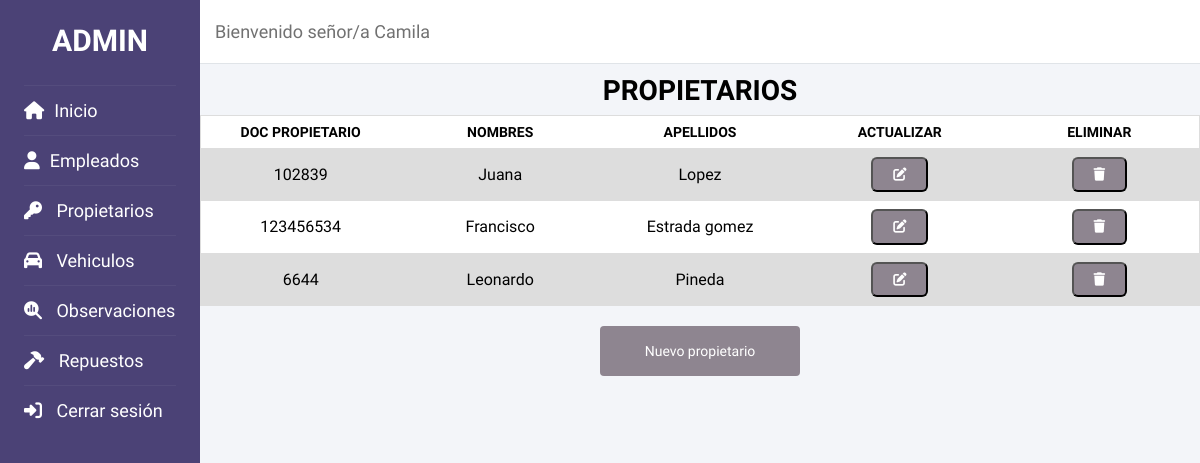
The app's page /codigo/neg_dat_consultar_propietarios.php (signed in) with its own data.
### tables this page shows
create table propietarios (
    id_propietario int (20) primary key not null auto_increment,
    doc_propietario int (10) not null,
    nombres text (50) not null,
    apellidos text (50) not null
);

### codigo/neg_dat_consultar_propietarios.php (the view, shortened to what this page needs)
<!DOCTYPE html>
<html lang="es">
<head>
    <link rel="stylesheet" href="css/Style_consultas.css">
</head>
<body>
<?php include('header_administrador.php');?>
    <main class="container-table">
    <?php class Propietarios
    {
        public function consultar ()
        {
        include ("conexion.php");
        echo "<table class='table'>";
        $sql = "SELECT * FROM propietarios";
	    if(!$result = $db->query($sql)):
		    die('Hay un error primera consulta!!! ['.$db->error.']');
        endif;
        echo "<caption>Propietarios</caption>";
        echo "<tbody>";
            echo "<tr class='table-header'>";
                echo "<th>Doc propietario</th>";
                echo "<th>Nombres</th>";
                echo "<th>Apellidos</th>";
                echo "<th>Actualizar</th>";
                echo "<th>Eliminar</th>";
            echo "</tr>";
        while ($row=$result->fetch_assoc()):
            $doc_propietario=stripslashes($row["doc_propietario"]);
            $nombres=stripslashes($row["nombres"]);
            $apellidos=stripslashes($row["apellidos"]);
            echo "<tr>";
                echo "<td data-label='Doc propietario'>$doc_propietario</td>";
                echo "<td data-label='Nombres'>$nombres</td>";
                echo "<td data-label='Apellidos'>$apellidos</td>";
                echo "<td data-label='Actualizar'>";
                    echo "<form method='POST' action='pres_neg_dat_actualizar_propietarios.php'>";
                    echo "<button  class='btn_table fa-solid fa-pen-to-square' type='submit' Value='Actualizar'></button>";
                    echo "</form>";
                echo "</td>";
                echo "<td data-label='Eliminar'>";
                    echo "<form method='POST' action='neg_dat_eliminar_propietarios.php'>";
                    echo "<button  class='btn_table fa-solid fa-trash' type='submit' Value='Eliminar'></button>";
                    echo "</form>";
                echo "</td>";
            echo "</tr>";
        endwhile;
            echo" </tbody>";
        echo "</table>";
        }
    }
    $nuevo = new Propietarios();
    $nuevo -> consultar();
    ?>
        <a class="btn_bottom" href="pres_registro_propietarios.php">Nuevo propietario</a>
    </main>
</body>
</html>

### codigo/css/Style_consultas.css (style rules this page uses)
.container-table { width: 100%; margin: auto; }
.table { width: 100%; border: 0px; background-color: white; border-collapse: collapse; table-layout: fixed; }
.table caption { font-size: 2.2rem; text-transform: uppercase; font-weight: bold; margin: 8px 0; }
.table tr { display: block; background-color: #f8f8f8; margin-bottom: 8px; border-bottom: 4px solid #ddd; }
.table th, .table td { font-size: 1.2rem; padding: 8px; text-align: center; }
.table .table-header { display: none; }
.table .table-header th { text-transform: uppercase; background-color: white; color: black; }
.table td { display: block; border-bottom: 1px solid #ddd; text-align: right; }
.table td:last-child { border-bottom: 0px; }
.table td::before { content: attr(data-label); font-weight: bold; float: left; }
.btn_table { background-color: #8e8590; padding: 9px 20px; color: #fff; border-radius: 6px; text-decoration: 0; cursor: pointer; }
.btn_bottom { display: flex; justify-content: center; font-size: 1.4rem; margin-top: 20px; padding: 10px 0; background-color: #8e8590; color: white; }

### codigo/css/Style_header.css (style rules this page uses)
* { margin: 0; padding: 0; text-decoration: none; font-family: 'Josefin Sans', sans-serif; box-sizing: border-box; }
html { font-size: 62.5%; }
body { background-color: #f3f5f9; }

### codigo/css/Style_desktop.css (style rules this page uses)
main { margin-left: 200px; }
.container-table { display: flex; flex-direction: column; align-items: center; width: calc(100% - 200px); margin-left: 200px; }
.table { border: 1px solid #cccc; }
.table caption { font-size: 2.8rem; }
.table .table-header { display: table-row; }
.table .table-header th { font-size: 1.1rem; }
.table tr { display: table-row; border: 1px solid #ddd; background: white; }
.table tr:nth-child(even) { background-color: #ddd; }
.table th, .table td { font-size: 1.6rem; text-align: center; }
.table td { display: table-cell; }
.table td::before { content: none; font-weight: normal; float: none; }
.btn_bottom { align-items: center; width: 200px; height: 50px; border-radius: 4px; }
@media screen and (min-width:1200px) { .table .table-header th { font-size: 1.4rem; } }

### records on screen
propietarios: doc_propietario "102839", nombres "Juana", apellidos "Lopez"
propietarios: doc_propietario "123456534", nombres "Francisco", apellidos "Estrada gomez"
propietarios: doc_propietario "6644", nombres "Leonardo", apellidos "Pineda"

### other values on screen
$_SESSION['nombre_usuario'] "Camila"
